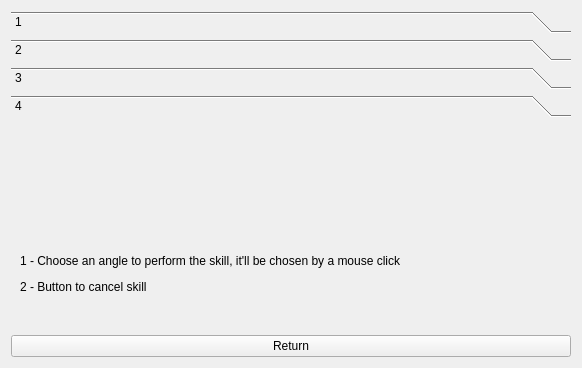
<?xml version="1.0" encoding="UTF-8"?>
<ui version="4.0">
 <class>HelpWidget</class>
 <widget class="QWidget" name="HelpWidget">
  <property name="geometry">
   <rect>
    <x>0</x>
    <y>0</y>
    <width>582</width>
    <height>368</height>
   </rect>
  </property>
  <property name="windowTitle">
   <string>Form</string>
  </property>
  <layout class="QGridLayout" name="gridLayout">
   <item row="0" column="0">
    <widget class="QToolBox" name="toolBox">
     <property name="currentIndex">
      <number>3</number>
     </property>
     <widget class="QWidget" name="page">
      <property name="geometry">
       <rect>
        <x>0</x>
        <y>0</y>
        <width>709</width>
        <height>410</height>
       </rect>
      </property>
      <attribute name="label">
       <string>1</string>
      </attribute>
      <layout class="QGridLayout" name="gridLayout_2">
       <item row="1" column="0" alignment="Qt::AlignHCenter">
        <widget class="QLabel" name="label_2">
         <property name="text">
          <string>&lt;html&gt;&lt;head/&gt;&lt;body&gt;&lt;p&gt;&lt;img src=&quot;:/help_img1.png&quot;/&gt;&lt;/p&gt;&lt;/body&gt;&lt;/html&gt;</string>
         </property>
        </widget>
       </item>
       <item row="0" column="0">
        <widget class="QLabel" name="label">
         <property name="text">
          <string>After clinking start a screen like this will appear:</string>
         </property>
        </widget>
       </item>
       <item row="2" column="0">
        <widget class="QLabel" name="label_3">
         <property name="text">
          <string>&lt;html&gt;&lt;head/&gt;&lt;body&gt;&lt;p&gt;To create a new character, click in new and a screen asking for it's name will appear.&lt;/p&gt;&lt;p&gt;To delete a character click on it in the table and click in delete(The characters that will be remove are highlighted).&lt;/p&gt;&lt;p&gt;You can select up to three characters to the battle, to do so, click in the selecteds characters and click in select.&lt;/p&gt;&lt;/body&gt;&lt;/html&gt;</string>
         </property>
        </widget>
       </item>
      </layout>
     </widget>
     <widget class="QWidget" name="page_2">
      <property name="geometry">
       <rect>
        <x>0</x>
        <y>0</y>
        <width>908</width>
        <height>589</height>
       </rect>
      </property>
      <property name="label" stdset="0">
       <string>Page 3</string>
      </property>
      <attribute name="label">
       <string>2</string>
      </attribute>
      <layout class="QGridLayout" name="gridLayout_3">
       <item row="0" column="0" alignment="Qt::AlignHCenter">
        <widget class="QLabel" name="label_4">
         <property name="text">
          <string>&lt;html&gt;&lt;head/&gt;&lt;body&gt;&lt;p&gt;&lt;img src=&quot;:/help_img2.png&quot;/&gt;&lt;/p&gt;&lt;/body&gt;&lt;/html&gt;</string>
         </property>
        </widget>
       </item>
       <item row="1" column="0">
        <widget class="QLabel" name="label_5">
         <property name="text">
          <string>&lt;html&gt;&lt;head/&gt;&lt;body&gt;&lt;p&gt;1 - Clicking in one of those buttons will start a battle, each button have different chances to appear different enemies&lt;/p&gt;&lt;p&gt;2 - Your team, click in one of them to show their information below&lt;/p&gt;&lt;p&gt;3 - Button to return to the menu&lt;/p&gt;&lt;p&gt;4 - Click there to see more detailed information about the selected character&lt;/p&gt;&lt;p&gt;5 - This button is used to select the character's job&lt;/p&gt;&lt;p&gt;6 - These buttons are used to use a free point to increase an attibute by one point&lt;/p&gt;&lt;/body&gt;&lt;/html&gt;</string>
         </property>
        </widget>
       </item>
      </layout>
     </widget>
     <widget class="QWidget" name="page_3">
      <property name="geometry">
       <rect>
        <x>0</x>
        <y>0</y>
        <width>841</width>
        <height>477</height>
       </rect>
      </property>
      <attribute name="label">
       <string>3</string>
      </attribute>
      <layout class="QGridLayout" name="gridLayout_4">
       <item row="0" column="0" alignment="Qt::AlignHCenter">
        <widget class="QLabel" name="label_6">
         <property name="text">
          <string>&lt;html&gt;&lt;head/&gt;&lt;body&gt;&lt;p&gt;&lt;img src=&quot;:/help_img3.png&quot;/&gt;&lt;/p&gt;&lt;/body&gt;&lt;/html&gt;</string>
         </property>
        </widget>
       </item>
       <item row="1" column="0">
        <widget class="QLabel" name="label_7">
         <property name="text">
          <string>&lt;html&gt;&lt;head/&gt;&lt;body&gt;&lt;p&gt;1 - Information about the cursor position&lt;/p&gt;&lt;p&gt;2 - Button to return to the previous screen&lt;/p&gt;&lt;p&gt;3 - Buttons that represent the skills, click on one of these to select the skill tht will be performed&lt;/p&gt;&lt;/body&gt;&lt;/html&gt;</string>
         </property>
        </widget>
       </item>
      </layout>
     </widget>
     <widget class="QWidget" name="page_4">
      <property name="geometry">
       <rect>
        <x>0</x>
        <y>-257</y>
        <width>879</width>
        <height>455</height>
       </rect>
      </property>
      <attribute name="label">
       <string>4</string>
      </attribute>
      <layout class="QGridLayout" name="gridLayout_5">
       <item row="0" column="0" alignment="Qt::AlignHCenter">
        <widget class="QLabel" name="label_8">
         <property name="text">
          <string>&lt;html&gt;&lt;head/&gt;&lt;body&gt;&lt;p&gt;&lt;img src=&quot;:/help_img4.png&quot;/&gt;&lt;/p&gt;&lt;/body&gt;&lt;/html&gt;</string>
         </property>
        </widget>
       </item>
       <item row="1" column="0">
        <widget class="QLabel" name="label_9">
         <property name="text">
          <string>&lt;html&gt;&lt;head/&gt;&lt;body&gt;&lt;p&gt;1 - Choose an angle to perform the skill, it'll be chosen by a mouse click&lt;/p&gt;&lt;p&gt;2 - Button to cancel skill&lt;/p&gt;&lt;/body&gt;&lt;/html&gt;</string>
         </property>
        </widget>
       </item>
      </layout>
     </widget>
    </widget>
   </item>
   <item row="1" column="0">
    <widget class="QPushButton" name="pushButton">
     <property name="text">
      <string>Return</string>
     </property>
     <property name="autoDefault">
      <bool>true</bool>
     </property>
    </widget>
   </item>
  </layout>
 </widget>
 <resources/>
 <connections/>
</ui>
